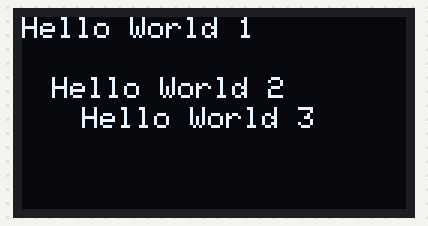
Bench run of a sketch on a simulated Arduino Uno, built with avr-gcc and run on an emulated ATmega328P. On the bench: 128×64 one-colour display.

Above: at 0.1 s.

The sketch:

ESP8266NodeMCUOLED128x64_I2C.ino
```cpp
#include <SPI.h>
#include <Wire.h>
#include <Adafruit_GFX.h>
#include <Adafruit_SSD1306.h>

#define OLED_RESET LED_BUILTIN  //4
Adafruit_SSD1306 display(OLED_RESET);

#if (SSD1306_LCDHEIGHT != 64)
#error("Height incorrect, please fix Adafruit_SSD1306.h!");
#endif

void setup() {
  display.begin(SSD1306_SWITCHCAPVCC, 0x3C);
  display.clearDisplay();
  display.display();
}

void loop() {
  display.setTextSize(1);
  display.setTextColor(WHITE);
  display.setCursor(0,0);
  display.println("Hello World 1");
  display.setCursor(10,20);
  display.println("Hello World 2");
  display.setCursor(20,30);
  display.println("Hello World 3");
  display.display();
}
```
